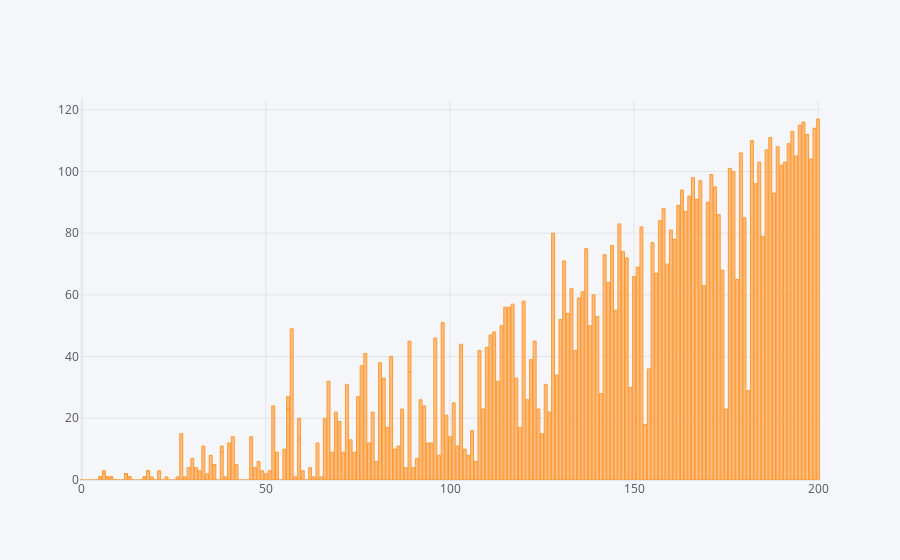

Notebook source saved alongside this figure:
### Code cell
df1.iplot(x='Total Cases',y='Total Deaths',kind='bar')

### Figure 1 — Plotly figure (JSON) as saved in the notebook; plotly's stock layout.template omitted (floating-point values rounded to 4 significant figures; data arrays with more than 128 entries replaced by an {"elided": "..."} marker saying what was removed)
{"data": [{"marker": {"color": "rgba(255, 153, 51, 0.6)", "line": {"color": "rgba(255, 153, 51, 1.0)", "width": 1}}, "name": "Total Deaths", "orientation": "v", "text": "", "type": "bar", "x": {"elided": "215 int values"}, "y": {"elided": "215 int values"}}], "layout": {"legend": {"bgcolor": "#F5F6F9", "font": {"color": "#4D5663"}}, "paper_bgcolor": "#F5F6F9", "plot_bgcolor": "#F5F6F9", "title": {"font": {"color": "#4D5663"}}, "xaxis": {"gridcolor": "#E1E5ED", "showgrid": true, "tickfont": {"color": "#4D5663"}, "title": {"font": {"color": "#4D5663"}, "text": ""}, "zerolinecolor": "#E1E5ED"}, "yaxis": {"gridcolor": "#E1E5ED", "showgrid": true, "tickfont": {"color": "#4D5663"}, "title": {"font": {"color": "#4D5663"}, "text": ""}, "zerolinecolor": "#E1E5ED"}}}
